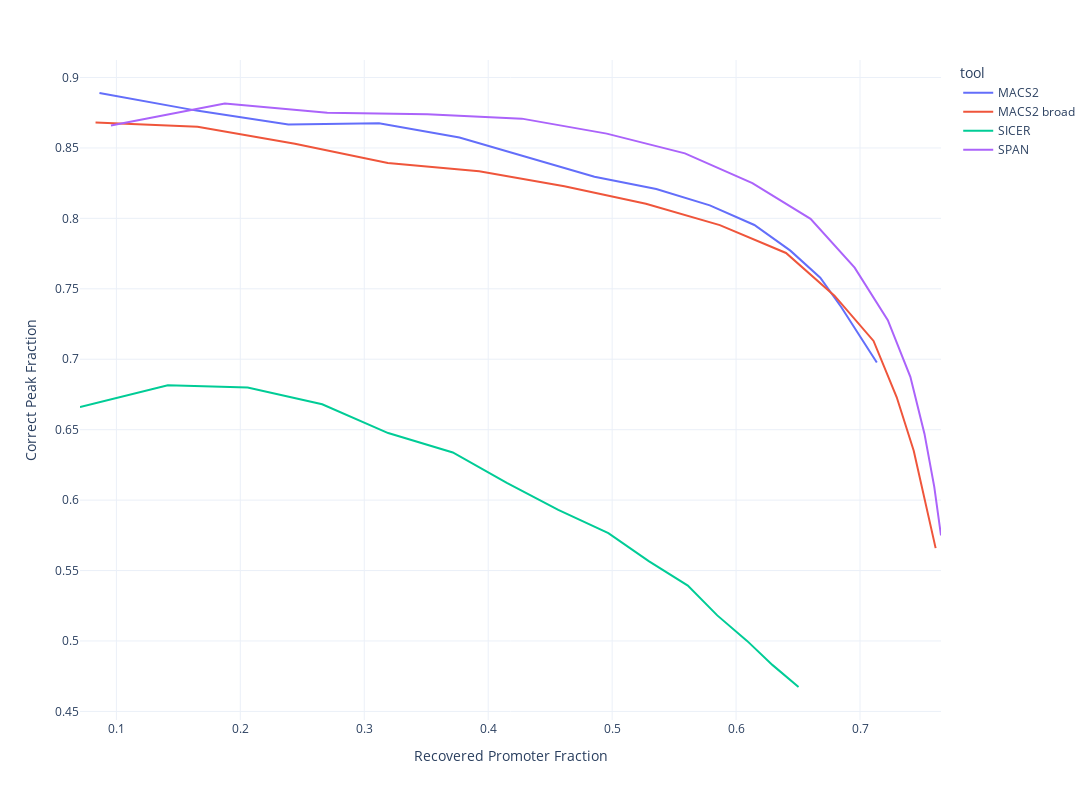

Notebook source saved alongside this figure:
### Code cell
import plotly.express as px

fig = px.line(df, x="rpf", y="cpf", color="tool")
fig.update_xaxes(title='Recovered Promoter Fraction')
fig.update_yaxes(title='Correct Peak Fraction')
fig.layout.template = 'plotly_white'
fig.update_layout(
    autosize=False,
    width=1200,
    height=800,)
fig.show()
# plt.savefig(os.path.expanduser('~/data/2022_GSE26320_k4me3') + '/sens.pdf')

### Figure 1 — Plotly figure (JSON) as saved in the notebook; plotly's stock layout.template omitted (floating-point values rounded to 4 significant figures)
{"data": [{"hovertemplate": "tool=MACS2<br>rpf=%{x}<br>cpf=%{y}<extra></extra>", "legendgroup": "MACS2", "line": {"color": "#636efa", "dash": "solid"}, "marker": {"symbol": "circle"}, "mode": "lines", "name": "MACS2", "orientation": "v", "showlegend": true, "x": [0.08633, 0.1647, 0.2388, 0.3119, 0.3768, 0.4339, 0.4857, 0.5356, 0.5788, 0.6148, 0.6438, 0.6679, 0.685, 0.6997, 0.7136], "xaxis": "x", "y": [0.889, 0.8765, 0.8667, 0.8675, 0.8574, 0.8427, 0.8296, 0.8209, 0.8092, 0.7953, 0.7771, 0.7578, 0.7369, 0.7166, 0.6977], "yaxis": "y", "type": "scatter"}, {"hovertemplate": "tool=MACS2 broad<br>rpf=%{x}<br>cpf=%{y}<extra></extra>", "legendgroup": "MACS2 broad", "line": {"color": "#EF553B", "dash": "solid"}, "marker": {"symbol": "circle"}, "mode": "lines", "name": "MACS2 broad", "orientation": "v", "showlegend": true, "x": [0.08318, 0.1655, 0.244, 0.319, 0.3927, 0.4615, 0.5273, 0.5869, 0.6403, 0.6794, 0.7109, 0.7296, 0.7433, 0.7525, 0.761], "xaxis": "x", "y": [0.868, 0.865, 0.853, 0.8393, 0.8334, 0.8228, 0.8104, 0.7953, 0.7754, 0.7451, 0.713, 0.673, 0.6351, 0.5986, 0.5659], "yaxis": "y", "type": "scatter"}, {"hovertemplate": "tool=SICER<br>rpf=%{x}<br>cpf=%{y}<extra></extra>", "legendgroup": "SICER", "line": {"color": "#00cc96", "dash": "solid"}, "marker": {"symbol": "circle"}, "mode": "lines", "name": "SICER", "orientation": "v", "showlegend": true, "x": [0.07064, 0.1415, 0.2059, 0.266, 0.3193, 0.3715, 0.415, 0.4565, 0.497, 0.5295, 0.5611, 0.5848, 0.6089, 0.6295, 0.6504], "xaxis": "x", "y": [0.666, 0.6815, 0.68, 0.668, 0.6476, 0.6338, 0.6123, 0.5931, 0.5766, 0.5567, 0.5394, 0.5182, 0.5001, 0.4829, 0.4673], "yaxis": "y", "type": "scatter"}, {"hovertemplate": "tool=SPAN<br>rpf=%{x}<br>cpf=%{y}<extra></extra>", "legendgroup": "SPAN", "line": {"color": "#ab63fa", "dash": "solid"}, "marker": {"symbol": "circle"}, "mode": "lines", "name": "SPAN", "orientation": "v", "showlegend": true, "x": [0.09558, 0.1875, 0.2702, 0.3508, 0.4271, 0.4956, 0.5587, 0.6131, 0.6601, 0.6957, 0.7224, 0.7406, 0.752, 0.7599, 0.7653], "xaxis": "x", "y": [0.866, 0.8815, 0.875, 0.874, 0.8708, 0.8602, 0.8461, 0.825, 0.7997, 0.765, 0.7277, 0.6875, 0.6472, 0.6094, 0.5749], "yaxis": "y", "type": "scatter"}], "layout": {"xaxis": {"anchor": "y", "domain": [0.0, 1.0], "title": {"text": "Recovered Promoter Fraction"}}, "yaxis": {"anchor": "x", "domain": [0.0, 1.0], "title": {"text": "Correct Peak Fraction"}}, "legend": {"title": {"text": "tool"}, "tracegroupgap": 0}, "margin": {"t": 60}, "autosize": false, "width": 1200, "height": 800}}
